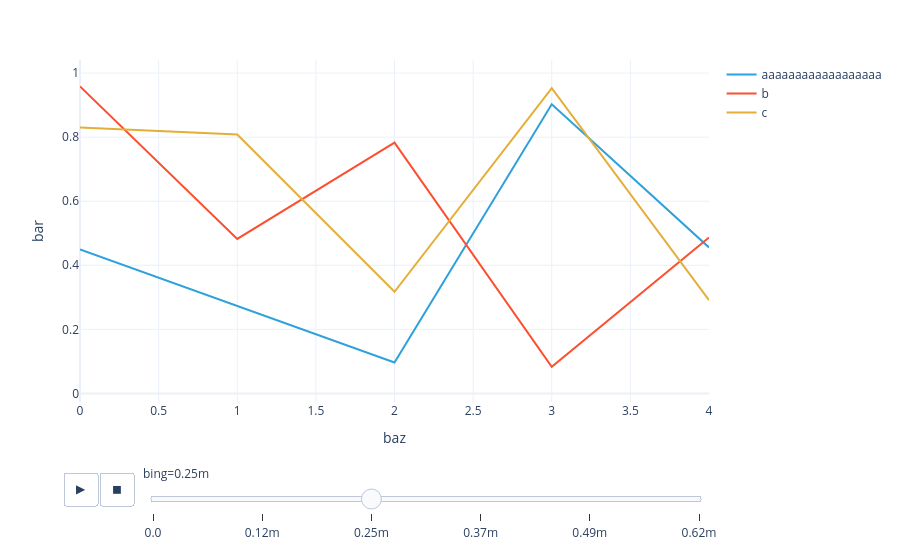

The code cell stored with this chart in its notebook:
### Code cell
#|hide
plotly_dataarray(U5.array)

### Figure 1 — Plotly figure (JSON) as saved in the notebook; plotly's stock layout.template omitted (floating-point values rounded to 4 significant figures)
{"data": [{"hovertemplate": "foo=aaaaaaaaaaaaaaaaaa<br>bing=0.0<br>baz=%{x}<br>bar=%{y}<extra></extra>", "legendgroup": "aaaaaaaaaaaaaaaaaa", "line": {"color": "#2fa1da", "dash": "solid"}, "marker": {"symbol": "circle"}, "mode": "lines", "name": "aaaaaaaaaaaaaaaaaa", "orientation": "v", "showlegend": true, "type": "scatter", "x": [0, 1, 2, 3, 4], "xaxis": "x", "y": [0.4494, 0.2722, 0.09639, 0.9026, 0.4558], "yaxis": "y"}, {"hovertemplate": "foo=b<br>bing=0.0<br>baz=%{x}<br>bar=%{y}<extra></extra>", "legendgroup": "b", "line": {"color": "#fb4f2f", "dash": "solid"}, "marker": {"symbol": "circle"}, "mode": "lines", "name": "b", "orientation": "v", "showlegend": true, "type": "scatter", "x": [0, 1, 2, 3, 4], "xaxis": "x", "y": [0.9586, 0.4823, 0.7827, 0.08273, 0.4867], "yaxis": "y"}, {"hovertemplate": "foo=c<br>bing=0.0<br>baz=%{x}<br>bar=%{y}<extra></extra>", "legendgroup": "c", "line": {"color": "#e4ae38", "dash": "solid"}, "marker": {"symbol": "circle"}, "mode": "lines", "name": "c", "orientation": "v", "showlegend": true, "type": "scatter", "x": [0, 1, 2, 3, 4], "xaxis": "x", "y": [0.8298, 0.8083, 0.3171, 0.9529, 0.2909], "yaxis": "y"}], "layout": {"legend": {"title": {}, "tracegroupgap": 0}, "margin": {"t": 60}, "sliders": [{"active": 2, "currentvalue": {"prefix": "bing="}, "len": 0.9, "pad": {"b": 10, "t": 60}, "steps": [{"args": [["0.0"], {"frame": {"duration": 0, "redraw": false}, "fromcurrent": true, "mode": "immediate", "transition": {"duration": 0, "easing": "linear"}}], "label": "0.0", "method": "animate"}, {"args": [["0.000123456"], {"frame": {"duration": 0, "redraw": false}, "fromcurrent": true, "mode": "immediate", "transition": {"duration": 0, "easing": "linear"}}], "label": "0.12m", "method": "animate"}, {"args": [["0.000246912"], {"frame": {"duration": 0, "redraw": false}, "fromcurrent": true, "mode": "immediate", "transition": {"duration": 0, "easing": "linear"}}], "label": "0.25m", "method": "animate"}, {"args": [["0.00037036800000000004"], {"frame": {"duration": 0, "redraw": false}, "fromcurrent": true, "mode": "immediate", "transition": {"duration": 0, "easing": "linear"}}], "label": "0.37m", "method": "animate"}, {"args": [["0.000493824"], {"frame": {"duration": 0, "redraw": false}, "fromcurrent": true, "mode": "immediate", "transition": {"duration": 0, "easing": "linear"}}], "label": "0.49m", "method": "animate"}, {"args": [["0.00061728"], {"frame": {"duration": 0, "redraw": false}, "fromcurrent": true, "mode": "immediate", "transition": {"duration": 0, "easing": "linear"}}], "label": "0.62m", "method": "animate"}], "x": 0.1, "xanchor": "left", "y": 0, "yanchor": "top"}], "updatemenus": [{"buttons": [{"args": [null, {"frame": {"duration": 500, "redraw": false}, "fromcurrent": true, "mode": "immediate", "transition": {"duration": 0, "easing": "linear"}}], "label": "&#9654;", "method": "animate"}, {"args": [[null], {"frame": {"duration": 0, "redraw": false}, "fromcurrent": true, "mode": "immediate", "transition": {"duration": 0, "easing": "linear"}}], "label": "&#9724;", "method": "animate"}], "direction": "left", "pad": {"r": 10, "t": 70}, "showactive": false, "type": "buttons", "x": 0.1, "xanchor": "right", "y": 0, "yanchor": "top"}], "xaxis": {"anchor": "y", "domain": [0, 1], "title": {"text": "baz"}}, "yaxis": {"anchor": "x", "domain": [0, 1], "range": [-0.02693, 1.041], "title": {"text": "bar"}}}}
